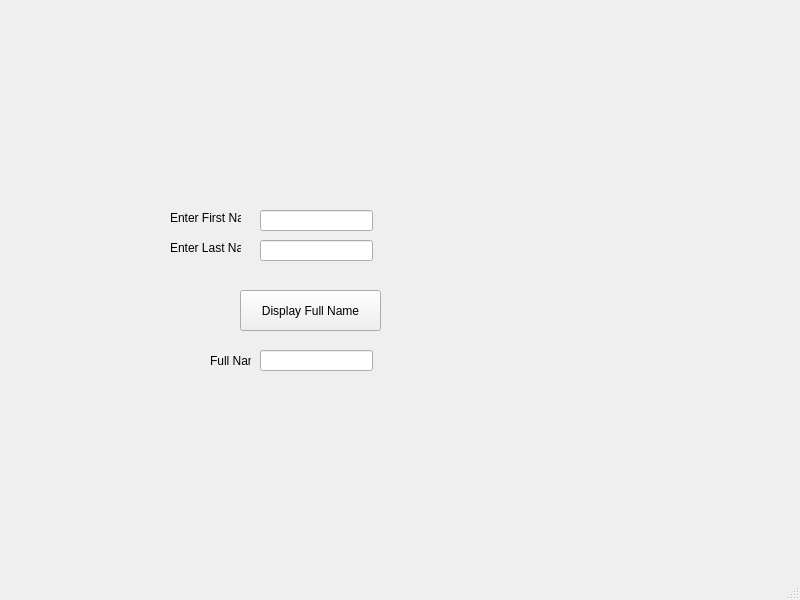
<?xml version="1.0" encoding="UTF-8"?>
<ui version="4.0">
 <class>fullName</class>
 <widget class="QMainWindow" name="fullName">
  <property name="geometry">
   <rect>
    <x>0</x>
    <y>0</y>
    <width>800</width>
    <height>600</height>
   </rect>
  </property>
  <property name="font">
   <font>
    <family>Arial</family>
    <pointsize>9</pointsize>
   </font>
  </property>
  <property name="windowTitle">
   <string>Full Name</string>
  </property>
  <widget class="QWidget" name="centralwidget">
   <widget class="QLabel" name="lblFirstName">
    <property name="geometry">
     <rect>
      <x>170</x>
      <y>210</y>
      <width>71</width>
      <height>16</height>
     </rect>
    </property>
    <property name="font">
     <font>
      <family>Arial</family>
      <pointsize>9</pointsize>
     </font>
    </property>
    <property name="text">
     <string>Enter First Name</string>
    </property>
   </widget>
   <widget class="QLineEdit" name="txtFirstName">
    <property name="geometry">
     <rect>
      <x>260</x>
      <y>210</y>
      <width>113</width>
      <height>21</height>
     </rect>
    </property>
   </widget>
   <widget class="QLabel" name="lblLastName">
    <property name="geometry">
     <rect>
      <x>170</x>
      <y>240</y>
      <width>71</width>
      <height>16</height>
     </rect>
    </property>
    <property name="font">
     <font>
      <family>Arial</family>
      <pointsize>9</pointsize>
     </font>
    </property>
    <property name="text">
     <string>Enter Last Name</string>
    </property>
   </widget>
   <widget class="QLineEdit" name="txtLastName">
    <property name="geometry">
     <rect>
      <x>260</x>
      <y>240</y>
      <width>113</width>
      <height>21</height>
     </rect>
    </property>
   </widget>
   <widget class="QPushButton" name="btnFullName">
    <property name="geometry">
     <rect>
      <x>240</x>
      <y>290</y>
      <width>141</width>
      <height>41</height>
     </rect>
    </property>
    <property name="text">
     <string>Display Full Name</string>
    </property>
   </widget>
   <widget class="QLabel" name="lblFullName">
    <property name="geometry">
     <rect>
      <x>210</x>
      <y>350</y>
      <width>41</width>
      <height>21</height>
     </rect>
    </property>
    <property name="font">
     <font>
      <family>Arial</family>
      <pointsize>9</pointsize>
     </font>
    </property>
    <property name="text">
     <string>Full Name</string>
    </property>
   </widget>
   <widget class="QLineEdit" name="txtFullName">
    <property name="geometry">
     <rect>
      <x>260</x>
      <y>350</y>
      <width>113</width>
      <height>21</height>
     </rect>
    </property>
    <property name="readOnly">
     <bool>true</bool>
    </property>
   </widget>
  </widget>
  <widget class="QMenuBar" name="menubar">
   <property name="geometry">
    <rect>
     <x>0</x>
     <y>0</y>
     <width>800</width>
     <height>43</height>
    </rect>
   </property>
  </widget>
  <widget class="QStatusBar" name="statusbar"/>
 </widget>
 <resources/>
 <connections/>
</ui>
